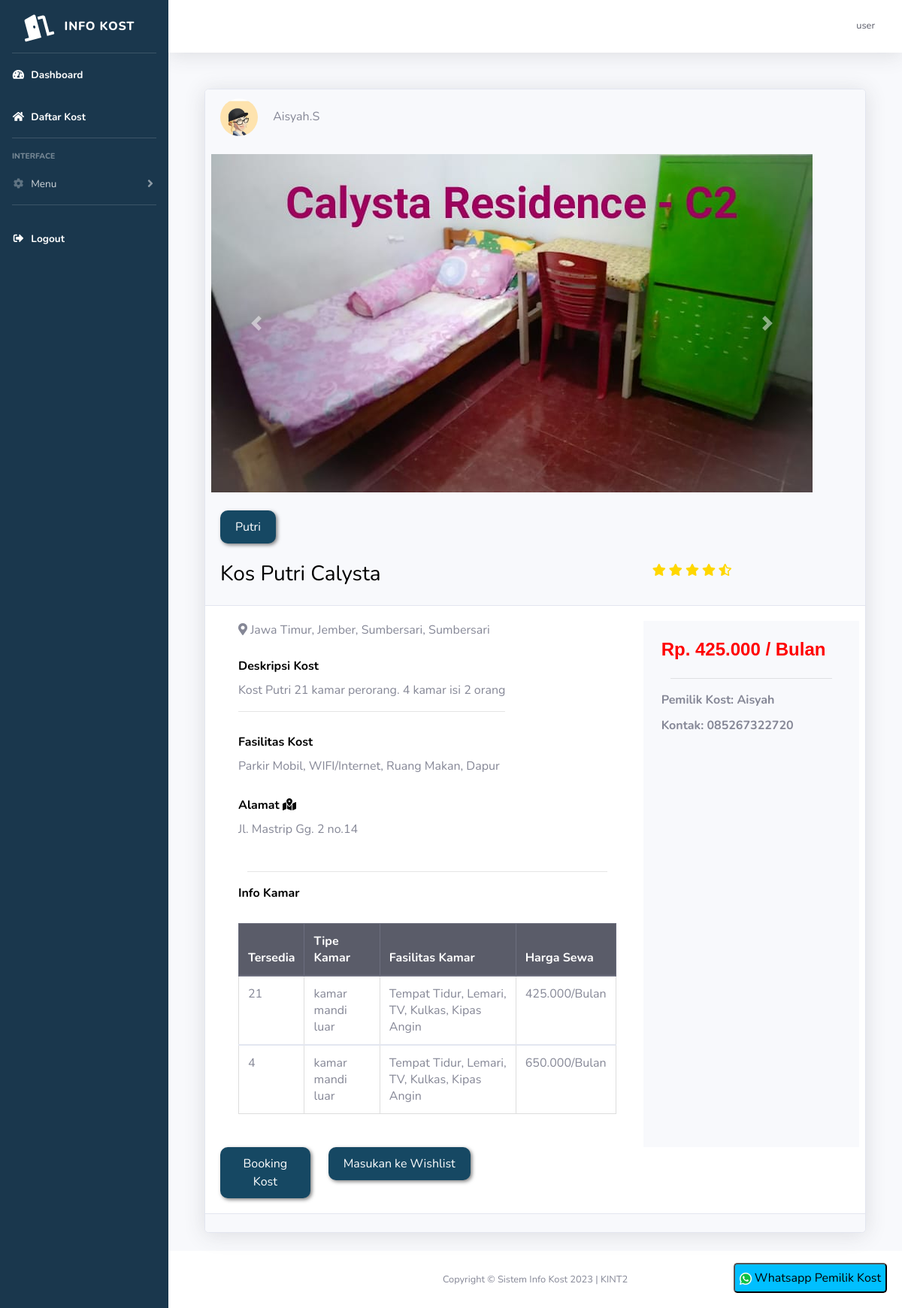
Before: /kost/tampilan-kost.php?id_kost=16 (signed in) with the older database file.
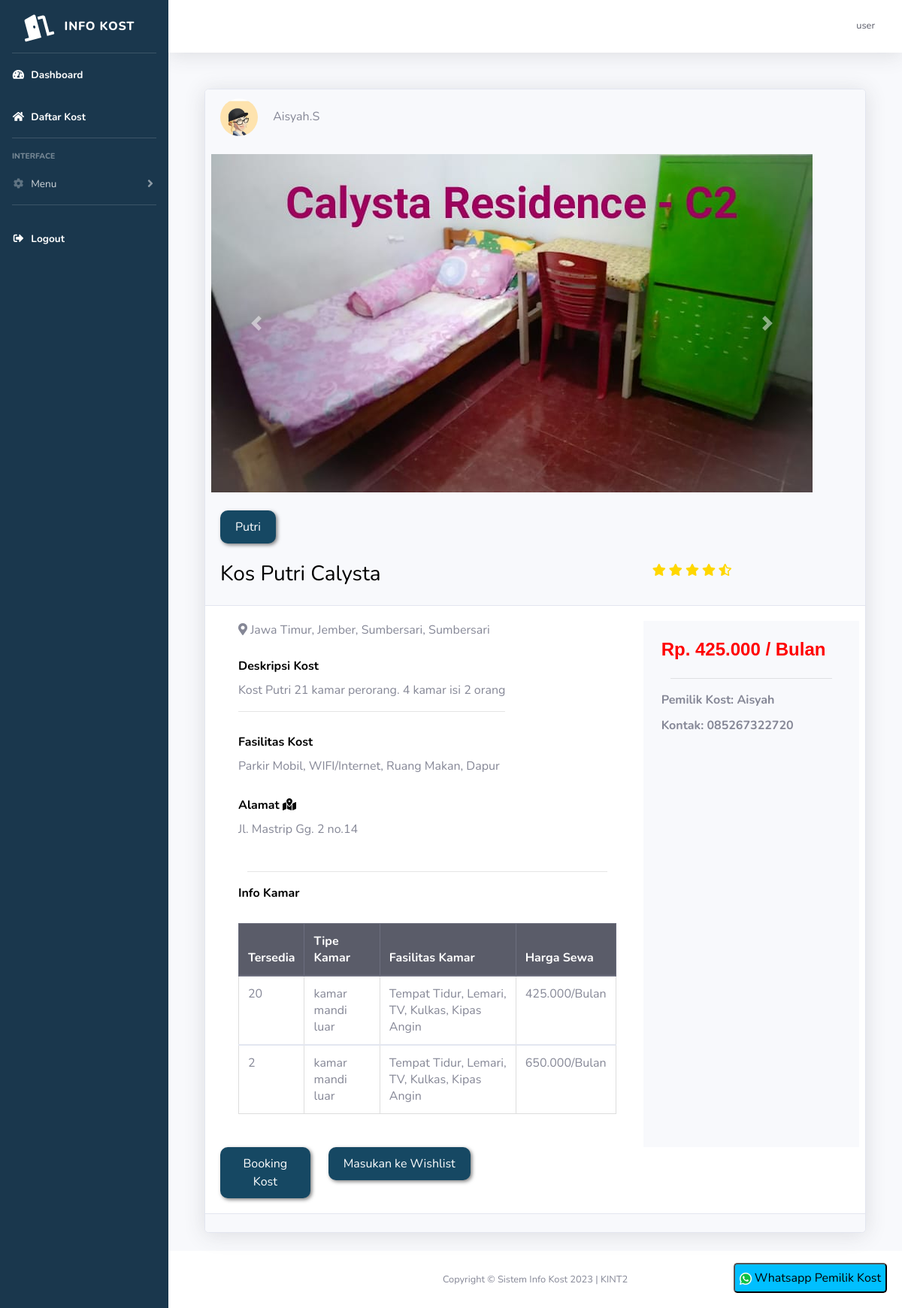
After: the same page with the newer database file.
### tables this page shows
CREATE TABLE `kamar` (
  `id_kamar` int(11) NOT NULL,
  `id_kost` int(11) NOT NULL,
  `jumlah_kamar` int(11) NOT NULL,
  `panjang_kamar` int(11) NOT NULL,
  `lebar_kamar` int(11) NOT NULL,
  `tipe_kamar` varchar(255) NOT NULL,
  `biaya_fasilitas` int(11) NOT NULL,
  `fasilitas_kamar` varchar(255) NOT NULL
);

CREATE TABLE `kost` (
  `id_kost` int(11) NOT NULL,
  `nama_kost` varchar(255) NOT NULL,
  `tipe_kost` varchar(255) NOT NULL,
  `jenis_kost` varchar(255) NOT NULL,
  `jumlah_kamar` int(11) NOT NULL,
  `tanggal_tagih` date NOT NULL,
  `nama_pemilik` text NOT NULL,
  `nama_bank` text NOT NULL,
  `no_rekening` int(11) NOT NULL,
  `foto_bangunan_utama` varchar(255) NOT NULL,
  `foto_kamar` varchar(255) NOT NULL,
  `foto_kamar_mandi` varchar(255) NOT NULL,
  `foto_interior` varchar(255) NOT NULL,
  `provinsi` varchar(25) NOT NULL,
  `kota` varchar(25) NOT NULL,
  `kecamatan` varchar(25) NOT NULL,
  `kelurahan` varchar(25) NOT NULL,
  `alamat` varchar(255) NOT NULL,
  `harga_sewa` int(11) NOT NULL,
  `kontak` varchar(255) NOT NULL,
  `deskripsi` text NOT NULL,
  `id_pemilik` int(11) NOT NULL,
  `fasilitas_kost` text NOT NULL
);

### kost/tampilan-kost.php (the view, shortened to what the changed rows need)
<?php
include('includes/header.php');
?>
<?php
$id_kost = $_GET['id_kost'];
$query = "SELECT * FROM kost JOIN user ON kost.id_pemilik=user.id WHERE id_kost=$id_kost";
$data = mysqli_query($koneksi, $query);
$d = mysqli_fetch_array($data);
$idkost = $d['id_kost'];
$queryx = "SELECT * FROM kamar WHERE id_kost=$idkost";
$kamar = mysqli_query($koneksi, $queryx);
function fas($fas, $tipe_kost)
{
  if ($tipe_kost == "Bulan") {
    return $fas;
  } else if ($tipe_kost == "Tahun") {
    return $fas * 12;
  }
}
?>
<div class="container">
  <div class="container-fluid">
    <div class="card shadow mb-4">
      <div class="card-body">
        <div class="row">
          <div class="col-md-8">
            <div class="container-fluid">
              <br>
              <div class="row">
                <div class="container">
                  <?php
                  $cek = mysqli_num_rows($kamar);
                  if ($cek > 0) {
                  ?>
                    <div class="row">
                      <table class="table table-bordered">
                        <thead class=" thead-dark">
                          <tr>
                            <th>Tersedia</th>
                            <th>Tipe Kamar</th>
                            <th>Fasilitas Kamar</th>
                            <th>Harga Sewa</th>
                          </tr>
                        </thead>
                        <?php
                        while ($l = mysqli_fetch_array($kamar)) {
                        ?>
                          <tbody>
                            <tr>
                              <td><?php if ($l['jumlah_kamar'] > 0) {
                                    echo $l['jumlah_kamar'];
                                  } else {
                                    echo "Penuh";
                                  }
                                  ?></td>
                              <td><?php echo $l['tipe_kamar'] ?></td>
                              <td><?php echo $l['fasilitas_kamar'] ?></td>
                              <td><?php echo number_format(fas($l['biaya_fasilitas'], $d['tipe_kost']) + $d['harga_sewa'], 0, ',', '.') . "/" . $d['tipe_kost'] ?></td>
                            </tr>
                          </tbody>
                        <?php }
                        ?>
                      </table>
                    </div>
                  <?php } ?>
                  <br>
                </div>
              </div>
            </div>
          </div>
        </div>
      </div>
    </div>
  </div>
</div>
<?php
include('includes/footer.php');
?>

Changed rows visible on the page:
changed kamar (number 1 of 2 on the later page): jumlah_kamar "21" → "20"
changed kamar (number 2 of 2 on the later page): jumlah_kamar "4" → "2"
